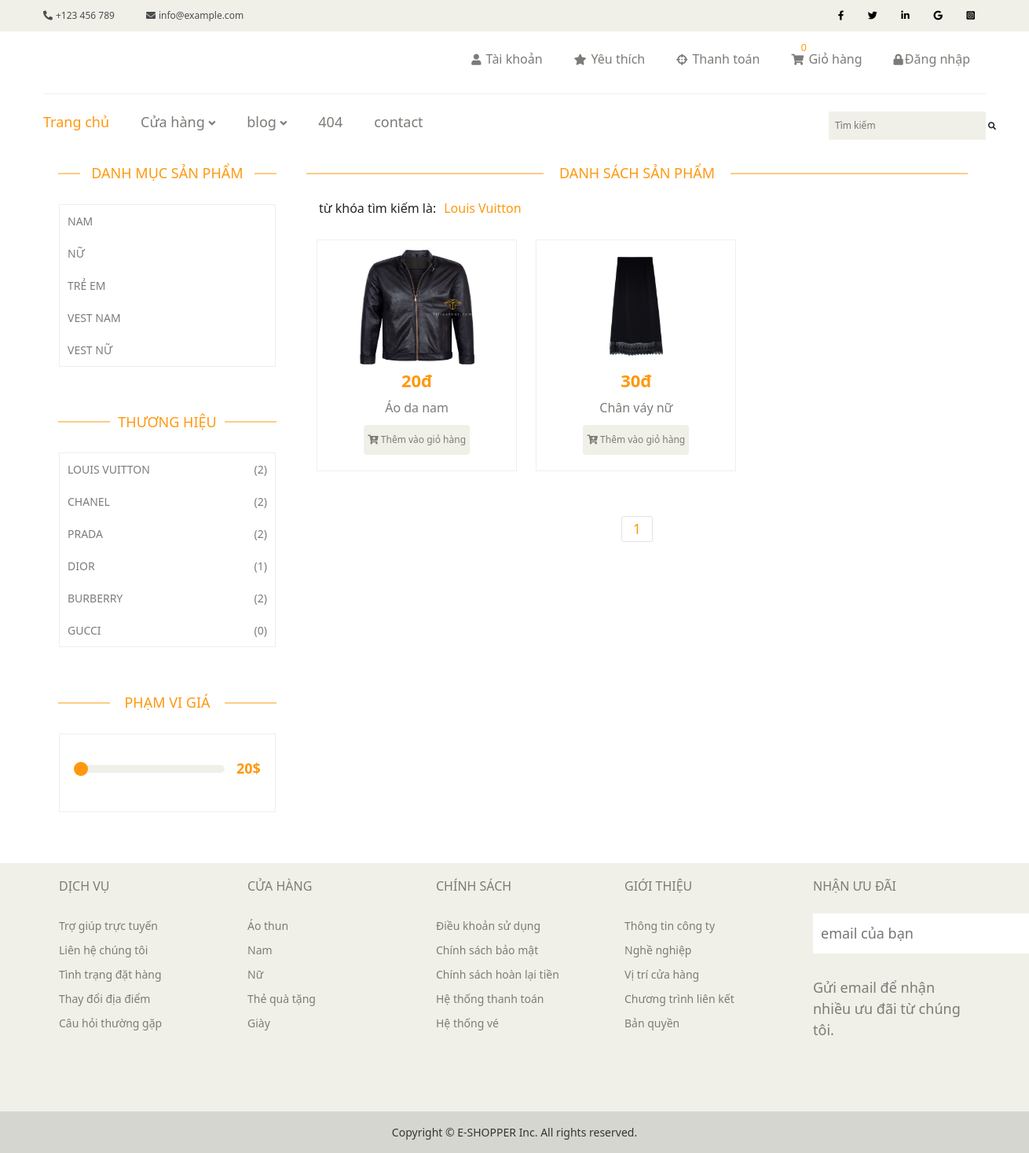
Page /?mod=search&keyword=Louis Vuitton&id_brand=1 on the committed database.
### tables this page shows
CREATE TABLE `category` (
  `id_category` int(11) NOT NULL,
  `name_category` varchar(50) NOT NULL
);

CREATE TABLE `brand` (
  `brand_id` int(11) NOT NULL,
  `brand_name` varchar(50) NOT NULL
);

CREATE TABLE `product` (
  `id_product` int(11) NOT NULL,
  `name_product` varchar(50) NOT NULL,
  `description_product` varchar(5000) NOT NULL,
  `price` varchar(50) NOT NULL,
  `image` varchar(200) NOT NULL,
  `id_category` int(11) NOT NULL,
  `id_brand` int(11) NOT NULL
);

### libraries/database.php (called while the page is built, shortened)
<?php
function db_query($query_string) {
    global $conn;
    $result = mysqli_query($conn, $query_string);
    return $result;
}
function db_fetch_array($query_string) {
    $result = array();
    $mysqli_result = db_query($query_string);
    while ($row = mysqli_fetch_assoc($mysqli_result)) {
        $result[] = $row;
    }
    return $result;
}
function db_num_rows($query_string) {
    $mysqli_result = db_query($query_string);
	return mysqli_num_rows($mysqli_result);
}

### modules/search/controllers/indexController.php (called while the page is built, shortened)
<?php
function indexAction() {
    load_view('index');
}

### core/router.php (called while the page is built, shortened)
<?php
$action_name = get_action().'Action';
call_function(array('construct', $action_name));

### core/appload.php (called while the page is built, shortened)
<?php
require CONFIGPATH . DIRECTORY_SEPARATOR . 'database.php';
require LIBPATH . DIRECTORY_SEPARATOR . 'database.php';
require COREPATH . DIRECTORY_SEPARATOR . 'base.php';
require COREPATH . DIRECTORY_SEPARATOR . 'router.php';

### index.php (called while the page is built, shortened)
<?php
require COREPATH.DIRECTORY_SEPARATOR.'appload.php';

### helper/category.php (called while the page is built)
<?php
function get_list_category()
{
    $result = db_fetch_array("SELECT * FROM `category`");
    return $result;
}

### helper/brand.php (called while the page is built)
<?php
function get_list_brand()
{
    $result = db_fetch_array("SELECT * FROM `brand`");
    return $result;
}

### helper/product.php (called while the page is built)
<?php
function get_product_by_brand_id($name){
    $result = db_num_rows("SELECT * FROM `product` INNER JOIN `brand`
    ON product.id_brand = brand.brand_id WHERE brand.brand_name = $name");
    return $result;
}

### helper/format.php (called while the page is built)
<?php
function currency_format($number, $suffix = 'đ'){
    return number_format($number).$suffix;
}

### modules/search/views/indexView.php (the view, shortened to what this page needs)
<?php
$id_brand = (int)isset($_GET['id_brand']) ? $_GET['id_brand']: "";
$brands = get_brand($id_brand);
$item_per_page = 3;
$current_page = !empty($_GET['page']) ? $_GET['page'] : 1;
$offset = ($current_page - 1) * $item_per_page;
if ($id_brand) {
    foreach($brands as $brand) {
        $list_product =  get_product_by_brand_name($brand['brand_name'], $item_per_page,
        $current_page, $offset);
        $all_product = get_num_product_by_brand_id($brand['brand_name']);
    }
}
?>
<div class="content">
    <?php get_sidebar(); ?>
    <div class="content__product">
        <div class="content__product-container">
            <h2 class="content__product-title">Danh sách sản phẩm</h2>
            <nav class="key-search">từ khóa tìm kiếm là:
                <p><?= isset($_GET['keyword']) ? $_GET['keyword'] : "" ?></p>
            </nav>
            <div class="content__product-items">
                <?php if (!$list_product) : ?>
                    <h2 class="no__product">
                        Không có sản phẩm tìm kiếm vui lòng chọn các sản phẩm có sẵn khác
                    </h2>
                <?php else : ?>
                    <?php foreach ($list_product as $item) : ?>
                        <div class="content__product-item">
                            <a href="" class="content__product-img__link">
                                <img src="<?= $item['image'] ?>" alt="" class="content__product-img img-product">
                            </a>
                            <h4 class="content__product-price price-product">
                                <?= currency_format($item['price']) ?></h4>
                            <p class="content__product-name name-product"><?= $item['name_product'] ?></p>
                            <a href="?mod=cart&id=<?= $item['id_product'] ?>" class="content__product-add__cart btn__add-cart">
                                <i class="fas fa-cart-plus"></i> Thêm vào giỏ hàng
                            </a>
                        </div>
                    <?php endforeach; ?>
                <?php endif; ?>
                <nav class="Page navigation example">
                    <ul class="pagination">
                    </ul>
                </nav>
            </div>
        </div>
    </div>
</div>
</div>

### core/base.php (shortened to what this page needs)
<?php
function get_module()
{
    global $config;
    $module = isset($_GET['mod']) ? $_GET['mod'] : $config['default_module'];
    return $module;
}
function load($type, $name)
{
    if ($type == 'helper')
        $path = HELPERPATH . DIRECTORY_SEPARATOR . "{$name}.php";
}
function call_function($list_function = array())
{
    if (is_array($list_function)) {
        foreach ($list_function as $f) {
            if (function_exists($f())) {
                $f();
            }
        }
    }
}
function load_view($name, $data_send = array())
{
    $data = $data_send;
    $path = MODULESPATH . DIRECTORY_SEPARATOR . get_module() . DIRECTORY_SEPARATOR . 'views' . DIRECTORY_SEPARATOR . $name . 'View.php';
    if (file_exists($path)) {
        require $path;
    } else {
        echo "Không tìm thấy {$path}";
    }
}
function get_header($name = '')
{
    global $data;
    if (empty($name)) {
        $name = 'header';
    } else {
        $name = "header-{$name}";
    }
    $path = LAYOUTPATH . DIRECTORY_SEPARATOR . $name . '.php';
    if (file_exists($path)) {
        if (is_array($data)) {
            foreach ($data as $key => $a) {
                $$key = $a;
            }
        }
        require $path;
    } else {
        echo "Không tìm thấy {$path}";
    }
}
function get_contact($name = '')
{
    global $data;
    if (empty($name)) {
        $name = 'contact';
    } else {
        $name = "contact-{$name}";
    }
    $path = LAYOUTPATH . DIRECTORY_SEPARATOR . $name . '.php';
    if (file_exists($path)) {
        if (is_array($data)) {
            foreach ($data as $key => $a) {
                $$key = $a;
            }
        }
        require $path;
    } else {
        echo "Không tìm thấy {$path}";
    }
}
function get_footer($name = '')
{
    global $data;
    if (empty($name)) {
        $name = 'footer';
    } else {
        $name = "footer-{$name}";
    }
    $path = LAYOUTPATH . DIRECTORY_SEPARATOR . $name . '.php';
    if (file_exists($path)) {
        if (is_array($data)) {
            foreach ($data as $key => $a) {
                $$key = $a;
            }
        }
        require $path;
    } else {
        echo "Không tìm thấy {$path}";
    }
}
function get_menu($name = '')
{
    global $data;
    if (empty($name)) {
        $name = 'menu';
    } else {
        $name = "menu-{$name}";
    }
    $path = LAYOUTPATH . DIRECTORY_SEPARATOR . $name . '.php';
    if (file_exists($path)) {
        if (is_array($data)) {
            foreach ($data as $key => $a) {
                $$key = $a;
            }
        }
        require $path;
    } else {
        echo "Không tìm thấy {$path}";
    }
}
function get_header_template($name = '')
{
    global $data;
    if (empty($name)) {
        $name = 'header_template';
    } else {
        $name = "header_template-{$name}";
    }
    $path = LAYOUTPATH . DIRECTORY_SEPARATOR . $name . '.php';
    if (file_exists($path)) {
        if (is_array($data)) {
            foreach ($data as $key => $a) {
                $$key = $a;
            }
        }
        require $path;
    } else {
        echo "Không tìm thấy {$path}";
    }
}
function get_footer_template($name = '')
{
    global $data;
    if (empty($name)) {
        $name = 'footer_template';
    } else {
        $name = "footer_template-{$name}";
    }
    $path = LAYOUTPATH . DIRECTORY_SEPARATOR . $name . '.php';
    if (file_exists($path)) {
        if (is_array($data)) {
            foreach ($data as $key => $a) {
                $$key = $a;
            }
        }
        require $path;
    } else {
        echo "Không tìm thấy {$path}";
    }
}
function get_sidebar($name = '')
{
    if (empty($name)) {
        $name = 'sidebar';
    } else {
        $name = "sidebar-{$name}";
    }
    $path = LAYOUTPATH . DIRECTORY_SEPARATOR . $name . '.php';
    if (file_exists($path)) {
        require $path;
    } else {
        echo "Không tìm thấy {$path}";
    }
}
function get_copyright($name = '')
{
    global $data;
    if (empty($name)) {
        $name = 'copyright';
    } else {
        $name = "copyright-{$name}";
    }
    $path = LAYOUTPATH . DIRECTORY_SEPARATOR . $name . '.php';
    if (file_exists($path)) {
        if (is_array($data)) {
            foreach ($data as $key => $a) {
                $$key = $a;
            }
        }
        require $path;
    } else {
        echo "Không tìm thấy {$path}";
    }
}

### layout/sidebar.php (shortened to what this page needs)
<?php
$categorys = get_list_category();
$brand = get_list_brand();
?>
<div class="content__navbar">
    <div class="content__category">
        <h2 class="content__category-title">Danh mục sản phẩm</h2>
        <ul class="content__category-item">
            <?php foreach ($categorys as $category):?>
                <li class="content__category-list">
                    <a href="?mod=search&keyword=<?= $category['name_category'] ?>" class="content__category-link">
                        <?= $category['name_category'] ?>
                    </a>
                </li>
            <?php endforeach ?>
        </ul>
    </div>
    <div class="content__brand">
        <h2 class="content__brand-title">Thương hiệu</h2>
        <ul class="content__brand-item">
            <?php foreach ($brand as $item) : ?>
                <?php
                    $name = $item['brand_name'];
                    $product_by_brand_id = get_product_by_brand_id("'$name'");
                ?>
                <li class="content__brand-list">
                    <a href="?mod=search&keyword=<?=$item['brand_name']?>&id_brand=<?=$item['brand_id']?>" class="content__brand-link">
                        <?= $item['brand_name'] ?>
                        <nav class="content__brand-qty">(<?=$product_by_brand_id?>)</nav>
                    </a>
                </li>
            <?php endforeach; ?>
        </ul>
    </div>
    <div class="content__price">
        <h2 class="content__price-title">Phạm vi giá</h2>
        <div class="content__price-range">
            <div class="content__slide-track">
                <input type="range" class="content__slide-range" min="0" max="95" value="20">
            </div>
            <div class="content__value"></div>
        </div>
    </div>
    <div class="content__banner">
    </div>
</div>

### rows in the picture
category: name_category "NAM"
category: name_category "NỮ"
category: name_category "TRẺ EM"
category: name_category "VEST NAM"
category: name_category "VEST NỮ"
brand: brand_name "LOUIS VUITTON", product_by_brand_id "2"
brand: brand_name "CHANEL", product_by_brand_id "2"
brand: brand_name "PRADA", product_by_brand_id "2"
brand: brand_name "DIOR", product_by_brand_id "1"
brand: brand_name "BURBERRY", product_by_brand_id "2"
brand: brand_name "GUCCI", product_by_brand_id "0"
product: image (picture), price "20đ", name_product "Áo da nam"
product: image (picture), price "30đ", name_product "Chân váy nữ"
